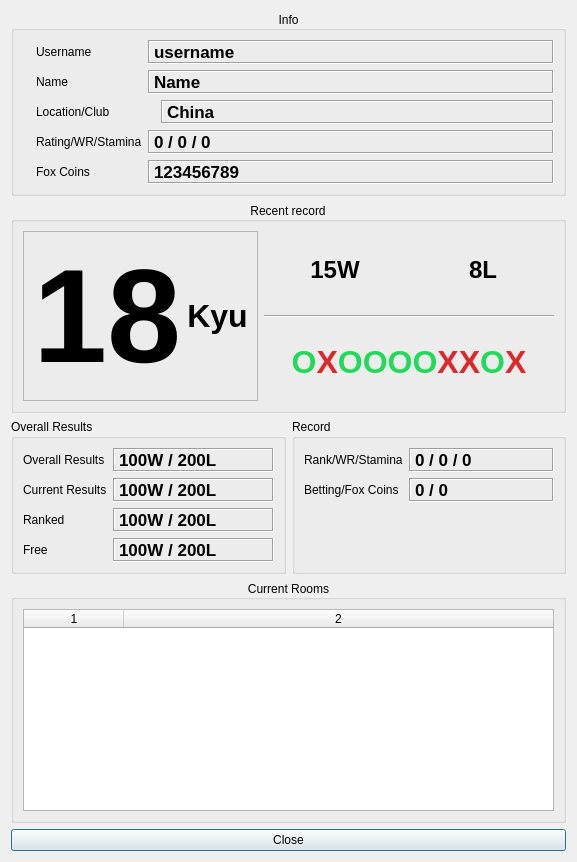
<?xml version="1.0" encoding="UTF-8"?>
<ui version="4.0">
 <class>PlayerInfoDialog</class>
 <widget class="QDialog" name="PlayerInfoDialog">
  <property name="geometry">
   <rect>
    <x>0</x>
    <y>0</y>
    <width>577</width>
    <height>862</height>
   </rect>
  </property>
  <property name="windowTitle">
   <string>Player profile</string>
  </property>
  <layout class="QVBoxLayout" name="verticalLayout_2">
   <item>
    <widget class="QGroupBox" name="groupBox">
     <property name="sizePolicy">
      <sizepolicy hsizetype="MinimumExpanding" vsizetype="Preferred">
       <horstretch>0</horstretch>
       <verstretch>0</verstretch>
      </sizepolicy>
     </property>
     <property name="font">
      <font>
       <weight>50</weight>
       <bold>false</bold>
      </font>
     </property>
     <property name="title">
      <string>Info</string>
     </property>
     <property name="alignment">
      <set>Qt::AlignCenter</set>
     </property>
     <layout class="QHBoxLayout" name="horizontalLayout">
      <item>
       <widget class="QLabel" name="avatarLabel">
        <property name="text">
         <string/>
        </property>
        <property name="pixmap">
         <pixmap resource="resources.qrc">:/assets/avatar_00.png</pixmap>
        </property>
       </widget>
      </item>
      <item>
       <layout class="QFormLayout" name="formLayout">
        <item row="0" column="0">
         <widget class="QLabel" name="label_4">
          <property name="text">
           <string>Username</string>
          </property>
         </widget>
        </item>
        <item row="0" column="1">
         <widget class="QLabel" name="usernameLabel">
          <property name="sizePolicy">
           <sizepolicy hsizetype="MinimumExpanding" vsizetype="Preferred">
            <horstretch>0</horstretch>
            <verstretch>0</verstretch>
           </sizepolicy>
          </property>
          <property name="font">
           <font>
            <pointsize>13</pointsize>
            <weight>75</weight>
            <bold>true</bold>
           </font>
          </property>
          <property name="frameShape">
           <enum>QFrame::Box</enum>
          </property>
          <property name="frameShadow">
           <enum>QFrame::Sunken</enum>
          </property>
          <property name="text">
           <string>username</string>
          </property>
         </widget>
        </item>
        <item row="1" column="0">
         <widget class="QLabel" name="label_5">
          <property name="text">
           <string>Name</string>
          </property>
         </widget>
        </item>
        <item row="1" column="1">
         <widget class="QLabel" name="nameLabel">
          <property name="sizePolicy">
           <sizepolicy hsizetype="MinimumExpanding" vsizetype="Preferred">
            <horstretch>0</horstretch>
            <verstretch>0</verstretch>
           </sizepolicy>
          </property>
          <property name="font">
           <font>
            <pointsize>13</pointsize>
            <weight>75</weight>
            <bold>true</bold>
           </font>
          </property>
          <property name="frameShape">
           <enum>QFrame::Box</enum>
          </property>
          <property name="frameShadow">
           <enum>QFrame::Sunken</enum>
          </property>
          <property name="text">
           <string>Name</string>
          </property>
         </widget>
        </item>
        <item row="2" column="0">
         <widget class="QLabel" name="label">
          <property name="text">
           <string>Location/Club</string>
          </property>
         </widget>
        </item>
        <item row="2" column="1">
         <layout class="QHBoxLayout" name="horizontalLayout_6">
          <item>
           <widget class="QLabel" name="countryFlagLabel">
            <property name="text">
             <string/>
            </property>
            <property name="pixmap">
             <pixmap resource="resources.qrc">:/assets/flag-small/cn.png</pixmap>
            </property>
            <property name="alignment">
             <set>Qt::AlignCenter</set>
            </property>
           </widget>
          </item>
          <item>
           <widget class="QLabel" name="locationClubLabel">
            <property name="sizePolicy">
             <sizepolicy hsizetype="MinimumExpanding" vsizetype="Preferred">
              <horstretch>0</horstretch>
              <verstretch>0</verstretch>
             </sizepolicy>
            </property>
            <property name="font">
             <font>
              <pointsize>13</pointsize>
              <weight>75</weight>
              <bold>true</bold>
             </font>
            </property>
            <property name="frameShape">
             <enum>QFrame::Box</enum>
            </property>
            <property name="frameShadow">
             <enum>QFrame::Sunken</enum>
            </property>
            <property name="text">
             <string>China</string>
            </property>
           </widget>
          </item>
         </layout>
        </item>
        <item row="3" column="0">
         <widget class="QLabel" name="label_2">
          <property name="text">
           <string>Rating/WR/Stamina</string>
          </property>
         </widget>
        </item>
        <item row="3" column="1">
         <widget class="QLabel" name="ratingWrStaminaLabel">
          <property name="sizePolicy">
           <sizepolicy hsizetype="MinimumExpanding" vsizetype="Preferred">
            <horstretch>0</horstretch>
            <verstretch>0</verstretch>
           </sizepolicy>
          </property>
          <property name="font">
           <font>
            <pointsize>13</pointsize>
            <weight>75</weight>
            <bold>true</bold>
           </font>
          </property>
          <property name="frameShape">
           <enum>QFrame::Box</enum>
          </property>
          <property name="frameShadow">
           <enum>QFrame::Sunken</enum>
          </property>
          <property name="text">
           <string>0 / 0 / 0</string>
          </property>
         </widget>
        </item>
        <item row="4" column="0">
         <widget class="QLabel" name="label_3">
          <property name="text">
           <string>Fox Coins</string>
          </property>
         </widget>
        </item>
        <item row="4" column="1">
         <widget class="QLabel" name="foxCoinsLabel">
          <property name="sizePolicy">
           <sizepolicy hsizetype="MinimumExpanding" vsizetype="Preferred">
            <horstretch>0</horstretch>
            <verstretch>0</verstretch>
           </sizepolicy>
          </property>
          <property name="font">
           <font>
            <pointsize>13</pointsize>
            <weight>75</weight>
            <bold>true</bold>
           </font>
          </property>
          <property name="frameShape">
           <enum>QFrame::Box</enum>
          </property>
          <property name="frameShadow">
           <enum>QFrame::Sunken</enum>
          </property>
          <property name="text">
           <string>123456789</string>
          </property>
         </widget>
        </item>
       </layout>
      </item>
     </layout>
    </widget>
   </item>
   <item>
    <widget class="QGroupBox" name="groupBox_2">
     <property name="title">
      <string>Recent record</string>
     </property>
     <property name="alignment">
      <set>Qt::AlignCenter</set>
     </property>
     <layout class="QHBoxLayout" name="horizontalLayout_4">
      <item>
       <widget class="QFrame" name="frame">
        <property name="sizePolicy">
         <sizepolicy hsizetype="Minimum" vsizetype="Preferred">
          <horstretch>0</horstretch>
          <verstretch>0</verstretch>
         </sizepolicy>
        </property>
        <property name="frameShape">
         <enum>QFrame::StyledPanel</enum>
        </property>
        <property name="frameShadow">
         <enum>QFrame::Raised</enum>
        </property>
        <layout class="QHBoxLayout" name="horizontalLayout_2">
         <item>
          <widget class="QLabel" name="rankNumberLabel">
           <property name="font">
            <font>
             <pointsize>100</pointsize>
             <weight>75</weight>
             <bold>true</bold>
            </font>
           </property>
           <property name="text">
            <string>18</string>
           </property>
           <property name="alignment">
            <set>Qt::AlignCenter</set>
           </property>
          </widget>
         </item>
         <item>
          <widget class="QLabel" name="rankTypeLabel">
           <property name="font">
            <font>
             <pointsize>24</pointsize>
             <weight>75</weight>
             <bold>true</bold>
            </font>
           </property>
           <property name="text">
            <string>Kyu</string>
           </property>
           <property name="alignment">
            <set>Qt::AlignCenter</set>
           </property>
          </widget>
         </item>
        </layout>
       </widget>
      </item>
      <item>
       <layout class="QVBoxLayout" name="verticalLayout">
        <item>
         <layout class="QHBoxLayout" name="horizontalLayout_3">
          <item>
           <widget class="QLabel" name="recentRecordCurrentWinsLabel">
            <property name="font">
             <font>
              <pointsize>18</pointsize>
              <weight>75</weight>
              <bold>true</bold>
             </font>
            </property>
            <property name="text">
             <string>15W</string>
            </property>
            <property name="alignment">
             <set>Qt::AlignCenter</set>
            </property>
           </widget>
          </item>
          <item>
           <widget class="QLabel" name="recentRecordCurrentLossesLabel">
            <property name="font">
             <font>
              <pointsize>18</pointsize>
              <weight>75</weight>
              <bold>true</bold>
             </font>
            </property>
            <property name="text">
             <string>8L</string>
            </property>
            <property name="alignment">
             <set>Qt::AlignCenter</set>
            </property>
           </widget>
          </item>
         </layout>
        </item>
        <item>
         <widget class="Line" name="line">
          <property name="orientation">
           <enum>Qt::Horizontal</enum>
          </property>
         </widget>
        </item>
        <item>
         <widget class="QLabel" name="recentRecordSummaryLabel">
          <property name="sizePolicy">
           <sizepolicy hsizetype="Expanding" vsizetype="Preferred">
            <horstretch>0</horstretch>
            <verstretch>0</verstretch>
           </sizepolicy>
          </property>
          <property name="palette">
           <palette>
            <active>
             <colorrole role="WindowText">
              <brush brushstyle="SolidPattern">
               <color alpha="216">
                <red>2</red>
                <green>255</green>
                <blue>8</blue>
               </color>
              </brush>
             </colorrole>
            </active>
            <inactive>
             <colorrole role="WindowText">
              <brush brushstyle="SolidPattern">
               <color alpha="216">
                <red>2</red>
                <green>255</green>
                <blue>8</blue>
               </color>
              </brush>
             </colorrole>
            </inactive>
            <disabled>
             <colorrole role="WindowText">
              <brush brushstyle="SolidPattern">
               <color alpha="63">
                <red>255</red>
                <green>255</green>
                <blue>255</blue>
               </color>
              </brush>
             </colorrole>
            </disabled>
           </palette>
          </property>
          <property name="font">
           <font>
            <pointsize>48</pointsize>
            <weight>75</weight>
            <bold>true</bold>
           </font>
          </property>
          <property name="text">
           <string>&lt;html&gt;&lt;head/&gt;&lt;body&gt;&lt;p&gt;&lt;span style=&quot; font-size:24pt; color:#21da59;&quot;&gt;O&lt;/span&gt;&lt;span style=&quot; font-size:24pt; color:#dd292b;&quot;&gt;X&lt;/span&gt;&lt;span style=&quot; font-size:24pt; color:#21da59;&quot;&gt;OOOO&lt;/span&gt;&lt;span style=&quot; font-size:24pt; color:#dd292b;&quot;&gt;XX&lt;/span&gt;&lt;span style=&quot; font-size:24pt; color:#21da59;&quot;&gt;O&lt;/span&gt;&lt;span style=&quot; font-size:24pt; color:#dd292b;&quot;&gt;X&lt;/span&gt;&lt;/p&gt;&lt;/body&gt;&lt;/html&gt;</string>
          </property>
          <property name="textFormat">
           <enum>Qt::RichText</enum>
          </property>
          <property name="scaledContents">
           <bool>false</bool>
          </property>
          <property name="alignment">
           <set>Qt::AlignCenter</set>
          </property>
         </widget>
        </item>
       </layout>
      </item>
     </layout>
    </widget>
   </item>
   <item>
    <layout class="QHBoxLayout" name="horizontalLayout_5">
     <item>
      <widget class="QGroupBox" name="groupBox_3">
       <property name="sizePolicy">
        <sizepolicy hsizetype="Expanding" vsizetype="Preferred">
         <horstretch>0</horstretch>
         <verstretch>0</verstretch>
        </sizepolicy>
       </property>
       <property name="title">
        <string>Overall Results</string>
       </property>
       <layout class="QFormLayout" name="formLayout_2">
        <item row="0" column="0">
         <widget class="QLabel" name="label_6">
          <property name="text">
           <string>Overall Results</string>
          </property>
         </widget>
        </item>
        <item row="0" column="1">
         <widget class="QLabel" name="overallResultsLabel">
          <property name="sizePolicy">
           <sizepolicy hsizetype="MinimumExpanding" vsizetype="Preferred">
            <horstretch>0</horstretch>
            <verstretch>0</verstretch>
           </sizepolicy>
          </property>
          <property name="font">
           <font>
            <pointsize>13</pointsize>
            <weight>75</weight>
            <bold>true</bold>
           </font>
          </property>
          <property name="frameShape">
           <enum>QFrame::Box</enum>
          </property>
          <property name="frameShadow">
           <enum>QFrame::Sunken</enum>
          </property>
          <property name="text">
           <string>100W / 200L</string>
          </property>
         </widget>
        </item>
        <item row="1" column="0">
         <widget class="QLabel" name="label_7">
          <property name="text">
           <string>Current Results</string>
          </property>
         </widget>
        </item>
        <item row="1" column="1">
         <widget class="QLabel" name="currentResultsLabel">
          <property name="sizePolicy">
           <sizepolicy hsizetype="MinimumExpanding" vsizetype="Preferred">
            <horstretch>0</horstretch>
            <verstretch>0</verstretch>
           </sizepolicy>
          </property>
          <property name="font">
           <font>
            <pointsize>13</pointsize>
            <weight>75</weight>
            <bold>true</bold>
           </font>
          </property>
          <property name="frameShape">
           <enum>QFrame::Box</enum>
          </property>
          <property name="frameShadow">
           <enum>QFrame::Sunken</enum>
          </property>
          <property name="text">
           <string>100W / 200L</string>
          </property>
         </widget>
        </item>
        <item row="2" column="0">
         <widget class="QLabel" name="label_8">
          <property name="text">
           <string>Ranked</string>
          </property>
         </widget>
        </item>
        <item row="3" column="0">
         <widget class="QLabel" name="label_9">
          <property name="text">
           <string>Free</string>
          </property>
         </widget>
        </item>
        <item row="2" column="1">
         <widget class="QLabel" name="rankedResultsLabel">
          <property name="sizePolicy">
           <sizepolicy hsizetype="MinimumExpanding" vsizetype="Preferred">
            <horstretch>0</horstretch>
            <verstretch>0</verstretch>
           </sizepolicy>
          </property>
          <property name="font">
           <font>
            <pointsize>13</pointsize>
            <weight>75</weight>
            <bold>true</bold>
           </font>
          </property>
          <property name="frameShape">
           <enum>QFrame::Box</enum>
          </property>
          <property name="frameShadow">
           <enum>QFrame::Sunken</enum>
          </property>
          <property name="text">
           <string>100W / 200L</string>
          </property>
         </widget>
        </item>
        <item row="3" column="1">
         <widget class="QLabel" name="freeResultsLabel">
          <property name="sizePolicy">
           <sizepolicy hsizetype="MinimumExpanding" vsizetype="Preferred">
            <horstretch>0</horstretch>
            <verstretch>0</verstretch>
           </sizepolicy>
          </property>
          <property name="font">
           <font>
            <pointsize>13</pointsize>
            <weight>75</weight>
            <bold>true</bold>
           </font>
          </property>
          <property name="frameShape">
           <enum>QFrame::Box</enum>
          </property>
          <property name="frameShadow">
           <enum>QFrame::Sunken</enum>
          </property>
          <property name="text">
           <string>100W / 200L</string>
          </property>
         </widget>
        </item>
       </layout>
      </widget>
     </item>
     <item>
      <widget class="QGroupBox" name="groupBox_4">
       <property name="sizePolicy">
        <sizepolicy hsizetype="Expanding" vsizetype="Preferred">
         <horstretch>0</horstretch>
         <verstretch>0</verstretch>
        </sizepolicy>
       </property>
       <property name="title">
        <string>Record</string>
       </property>
       <layout class="QFormLayout" name="formLayout_3">
        <item row="0" column="0">
         <widget class="QLabel" name="label_10">
          <property name="text">
           <string>Rank/WR/Stamina</string>
          </property>
         </widget>
        </item>
        <item row="0" column="1">
         <widget class="QLabel" name="rankWrStaminaRecordLabel">
          <property name="sizePolicy">
           <sizepolicy hsizetype="MinimumExpanding" vsizetype="Preferred">
            <horstretch>0</horstretch>
            <verstretch>0</verstretch>
           </sizepolicy>
          </property>
          <property name="font">
           <font>
            <pointsize>13</pointsize>
            <weight>75</weight>
            <bold>true</bold>
           </font>
          </property>
          <property name="frameShape">
           <enum>QFrame::Box</enum>
          </property>
          <property name="frameShadow">
           <enum>QFrame::Sunken</enum>
          </property>
          <property name="text">
           <string>0 / 0 / 0</string>
          </property>
         </widget>
        </item>
        <item row="1" column="0">
         <widget class="QLabel" name="label_11">
          <property name="text">
           <string>Betting/Fox Coins</string>
          </property>
         </widget>
        </item>
        <item row="1" column="1">
         <widget class="QLabel" name="bettingFoxCoinsRecordLabel">
          <property name="sizePolicy">
           <sizepolicy hsizetype="MinimumExpanding" vsizetype="Preferred">
            <horstretch>0</horstretch>
            <verstretch>0</verstretch>
           </sizepolicy>
          </property>
          <property name="font">
           <font>
            <pointsize>13</pointsize>
            <weight>75</weight>
            <bold>true</bold>
           </font>
          </property>
          <property name="frameShape">
           <enum>QFrame::Box</enum>
          </property>
          <property name="frameShadow">
           <enum>QFrame::Sunken</enum>
          </property>
          <property name="text">
           <string>0 / 0</string>
          </property>
         </widget>
        </item>
       </layout>
      </widget>
     </item>
    </layout>
   </item>
   <item>
    <widget class="QGroupBox" name="groupBox_5">
     <property name="sizePolicy">
      <sizepolicy hsizetype="Preferred" vsizetype="MinimumExpanding">
       <horstretch>0</horstretch>
       <verstretch>0</verstretch>
      </sizepolicy>
     </property>
     <property name="title">
      <string>Current Rooms</string>
     </property>
     <property name="alignment">
      <set>Qt::AlignCenter</set>
     </property>
     <layout class="QGridLayout" name="gridLayout">
      <item row="0" column="0">
       <widget class="QTableWidget" name="currentRoomsTable">
        <property name="sizePolicy">
         <sizepolicy hsizetype="Expanding" vsizetype="Expanding">
          <horstretch>0</horstretch>
          <verstretch>0</verstretch>
         </sizepolicy>
        </property>
        <property name="editTriggers">
         <set>QAbstractItemView::NoEditTriggers</set>
        </property>
        <property name="selectionMode">
         <enum>QAbstractItemView::SingleSelection</enum>
        </property>
        <property name="selectionBehavior">
         <enum>QAbstractItemView::SelectRows</enum>
        </property>
        <property name="columnCount">
         <number>2</number>
        </property>
        <attribute name="horizontalHeaderStretchLastSection">
         <bool>true</bool>
        </attribute>
        <attribute name="verticalHeaderVisible">
         <bool>false</bool>
        </attribute>
        <column/>
        <column/>
       </widget>
      </item>
     </layout>
    </widget>
   </item>
   <item>
    <widget class="QPushButton" name="closeButton">
     <property name="sizePolicy">
      <sizepolicy hsizetype="Preferred" vsizetype="Fixed">
       <horstretch>0</horstretch>
       <verstretch>0</verstretch>
      </sizepolicy>
     </property>
     <property name="text">
      <string>Close</string>
     </property>
    </widget>
   </item>
  </layout>
 </widget>
 <resources>
  <include location="resources.qrc"/>
 </resources>
 <connections/>
</ui>
